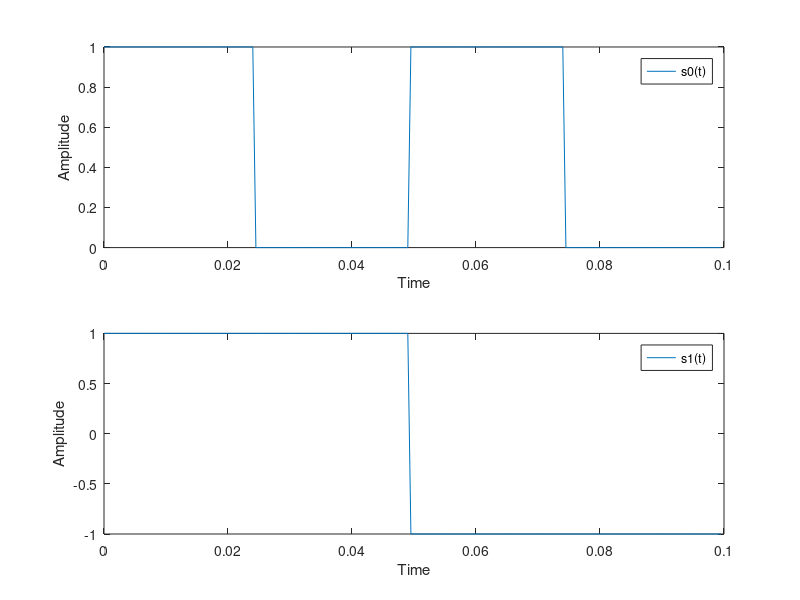
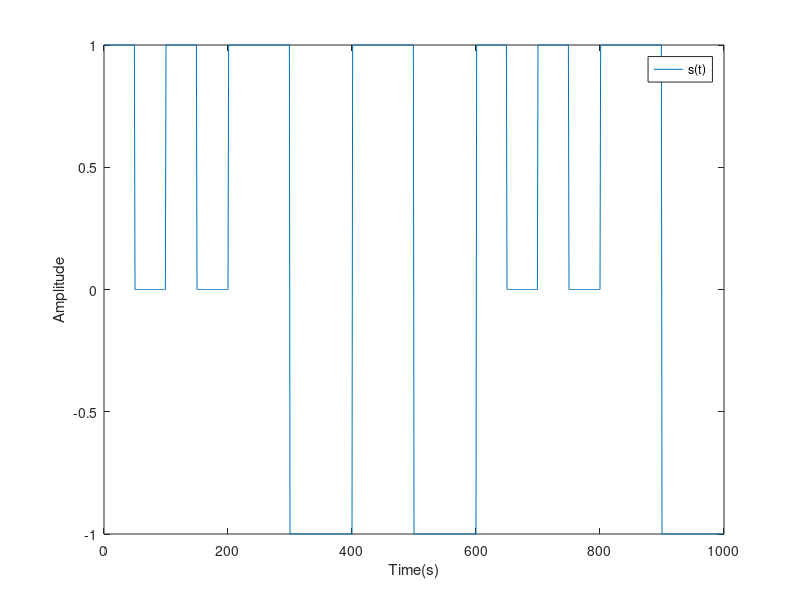
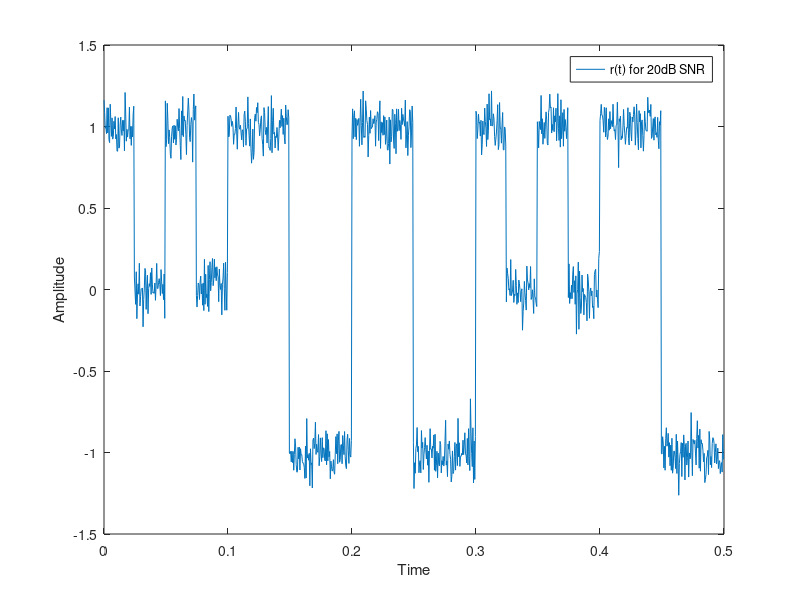
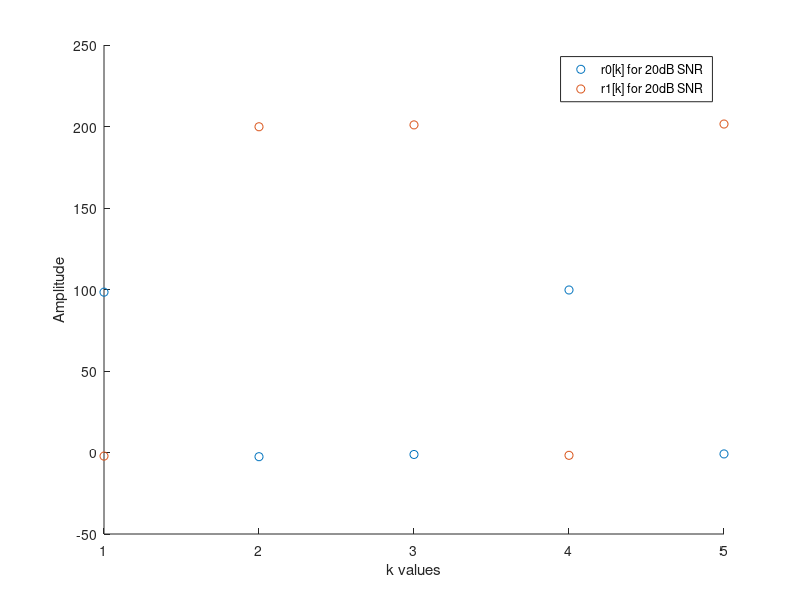

These figures' MATLAB source, in order:
clc;
close all;
clear all;
A = 1; 
Tb = 0.1; 
fs = 2000; 
Ts = 1/fs; 
N=5;
t = 0:(1/fs):0.5-1/fs;
t2 = 0:(1/fs):Tb-1/fs;

for i = 1:50
    s0(i) = 1;
    s1(i) = 1;
end

for i = 50:100
    s0(i) = 0;
    s1(i) = 1;
end

for i = 100:150
    s0(i) = 1;
    s1(i) = -1;
end

for i = 150:200
    s0(i) = 0;
    s1(i) = -1;
end

figure(1);
subplot(2,1,1);
plot(t2,s0);
xlabel("Time");
ylabel("Amplitude");
legend("s0(t)");
subplot(2,1,2);
plot(t2,s1);
xlabel("Time");
ylabel("Amplitude");
legend("s1(t)");

b = [0,1,1,0,1];
s = [];
for i = 1:N
    if b(i) == 0
        s = [s s0];
    else
        s = [s s1];
    end
end

figure(2);
plot(s);
xlabel("Time(s)");
ylabel("Amplitude");
legend("s(t)");

Ps = sum(abs(s.*s))/length(s);

SNRlin1 = 10 .^ (0.1 * 20);
SNRlin2 = 10 .^ (0.1 * -5);

var1 = Ps/SNRlin1;
var2 = Ps/SNRlin2;

n1 = sqrt(var1)*randn(1,length(s));
n2 = sqrt(var2)*randn(1,length(s));

for i = 1:1000
    r_1(i) = s(i) + n1(i);
    r_2(i) = s(i) + n2(i);
end

figure(3);
plot(t,r_1);
xlabel("Time");
ylabel("Amplitude");
legend("r(t) for 20dB SNR");

Wb = Tb/Ts;
sumr1_1 = 0;
sumr1_2 = 0;
sumr2_1 = 0;
sumr2_2 = 0;
r1_0 = [];
r1_1 = [];
r2_0 = [];
r2_1 = [];

for k = 1:N
    for n = ((k-1)*Wb)+1:k*Wb
        sumr1_1 = sumr1_1 + r_1(n).*(s0((n-(k-1)*Wb)));
        sumr1_2 = sumr1_2 + r_1(n).*(s1((n-(k-1)*Wb)));
        sumr2_1 = sumr2_1 + r_2(n).*(s0((n-(k-1)*Wb)));
        sumr2_2 = sumr2_2 + r_2(n).*(s1((n-(k-1)*Wb)));
    end   
    r1_0(k) = sumr1_1;
    r1_1(k) = sumr1_2;
    r2_0(k) = sumr2_1;
    r2_1(k) = sumr2_2;
    sumr1_1 = 0;
    sumr1_2 = 0;
    sumr2_1 = 0;
    sumr2_2 = 0;
end

x= [1 2 3 4 5];
figure(4);
scatter(x,r1_0);
hold on;
scatter(x,r1_1);
xlabel("k values");
ylabel("Amplitude");
legend("r0[k] for 20dB SNR", "r1[k] for 20dB SNR");

figure(5);
plot(t,r_2);
xlabel("Time");
ylabel("Amplitude");
legend("r(t) for -5dB SNR");

figure(6);
scatter(x,r2_0);
hold on;
scatter(x,r2_1);
xlabel("k values");
ylabel("Amplitude");
legend("r0[k] for -5dB SNR", "r1[k] for -5dB SNR");
        


